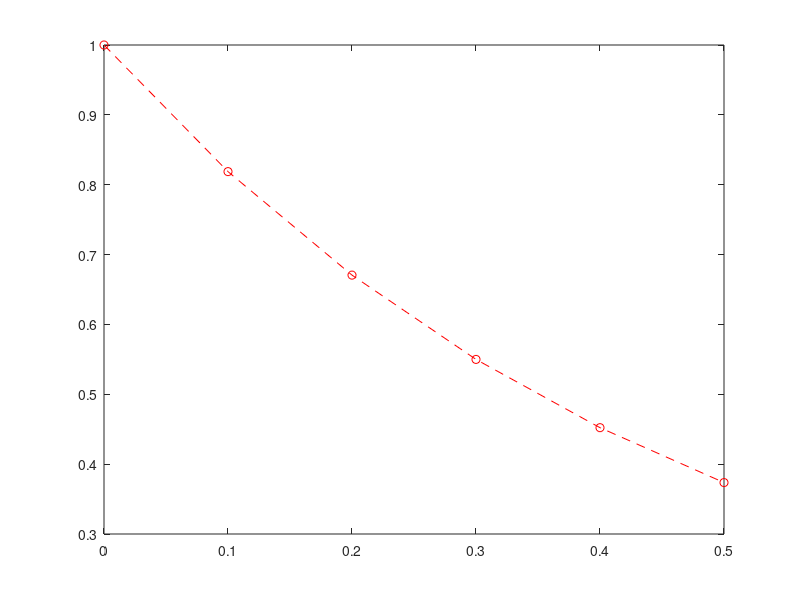

The MATLAB script that drew this image:
%% Practice RK4 for exam %%
clear all; clc;
n= input('number of time steps');
x(1)=0; y(1)=1;

h=0.1;

f= @(x,y) -2*y+x^3*exp(-2*x);
for i = 1:n
    k1= h*f(x(i), y(i));
    k2= h*f(x(i)+h/2, y(i)+k1/2);
    k3= h*f(x(i)+h/2, y(i)+k2/2);
    k4= h*f(x(i)+h, y(i)+k3);
    
    y(i+1)= y(i)+(1/6)*(k1+2*k2+2*k3+k4);
    x(i+1)= x(i)+h;
end

plot(x,y, 'ro--');
    